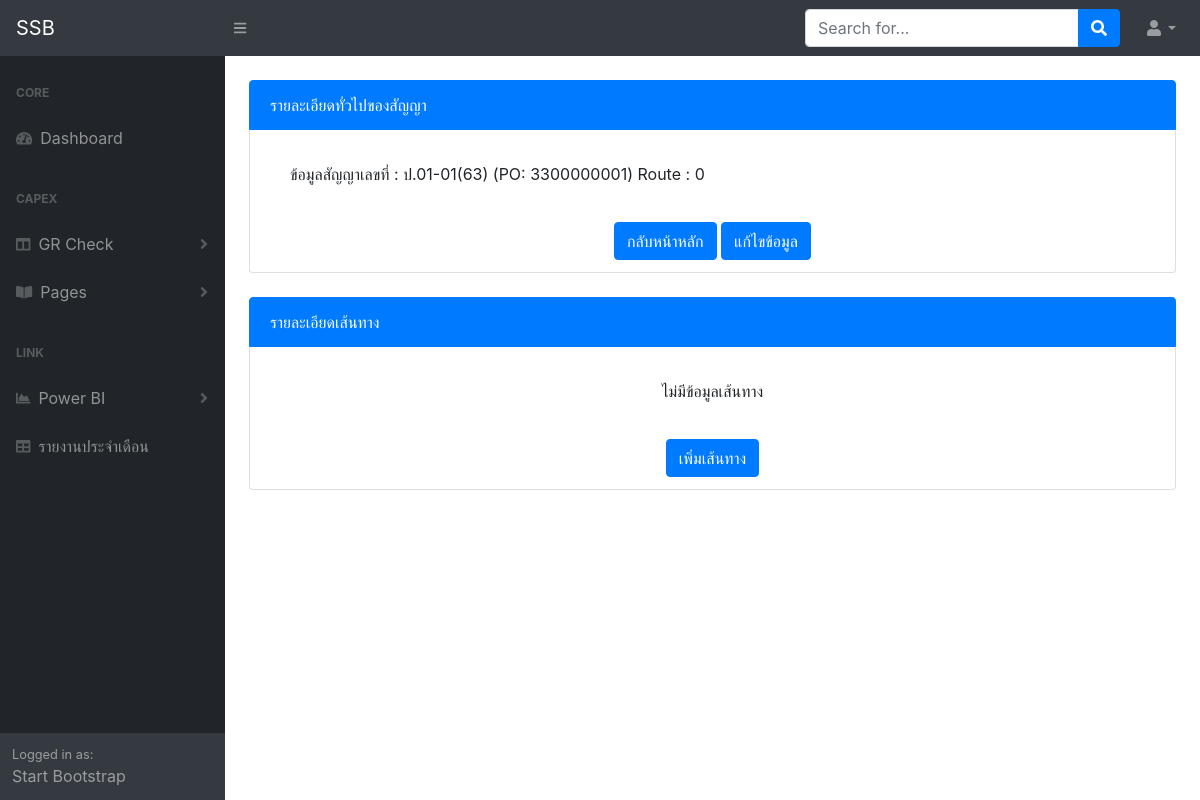
Before: /gr_chk/contract/2/ with the older database file.
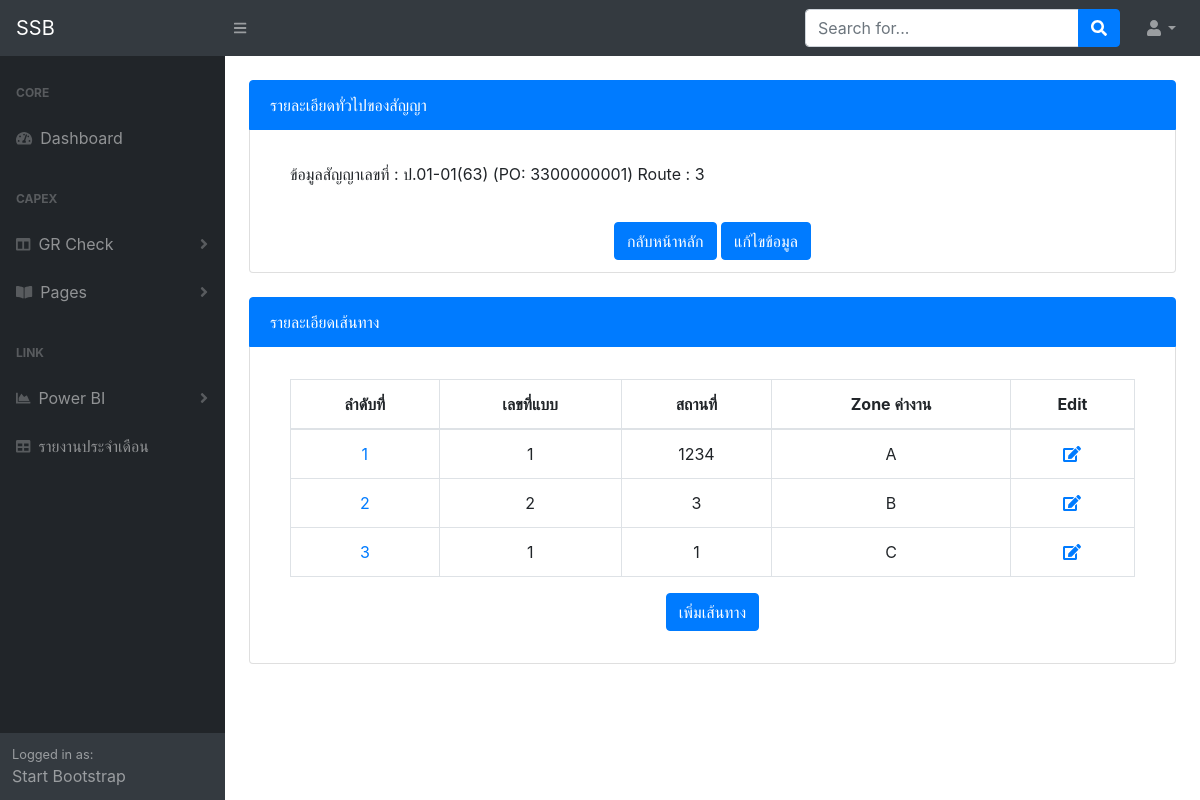
After: the same page with the newer database file.
### gr_chk/models.py (models this page shows, shortened)
class Contract(models.Model):
    contract_name = models.CharField('ชื่อสัญญา', max_length=50)
    po = models.CharField(max_length=10)
    def __str__(self):
        return self.contract_name

class Route(models.Model):
    contract = models.ForeignKey(Contract, on_delete=models.CASCADE, related_name='routes')
    def number():
        no = Route.objects.count()
        if no == None:
            return 1
        else:
            return no + 1
    route_order = models.IntegerField(default=number)
    plan_id = models.CharField('เลขที่แบบ', max_length=12)
    route_name = models.CharField('สถานที่', max_length=100)
    route_level = models.CharField(max_length=1)

### gr_chk/views.py (the view)
# urls.py: path('contract/<int:pk>/', views.contract_detail, name='contract_detail'),
def contract_detail(request, pk):
    contract = get_object_or_404(Contract, pk=pk)
    routes = Route.objects.filter(contract=contract)
    return render(request, 'gr_chk/contract_detail.html', {'contract': contract, 'routes':routes})

### gr_chk/templates/gr_chk/contract_detail.html (shortened to what this page needs)
{% extends 'accounts/new_base.html' %}
{% load static %}
{% block content %}
  <div class="container-fluid">
    <ul class="list-group">
      <li class="list-group-item active">รายละเอียดทั่วไปของสัญญา</li>
      <li class="list-group-item">
        <div class="card-body">
          <p>
            ข้อมูลสัญญาเลขที่ : {{contract}} (PO: {{contract.po}}) Route : {{ contract.routes.count }}
          </p>
        </div>
        <div class="text-center">
          <a class="btn btn-primary" href="/gr_chk" role="button">กลับหน้าหลัก</a>
          <a class="btn btn-primary" href="{% url 'contract_edit' pk=contract.pk %}" role="button">แก้ไขข้อมูล</a>
        </div>
      </li>
    </ul>
  </div>
<br>
  <div class="container-fluid">
    <ul class="list-group">
      <li class="list-group-item active">รายละเอียดเส้นทาง</li>
      <li class="list-group-item">
        <div class="card-body text-center">
          {% if contract.routes.count >= 1 %}
            <div class="table-responsive">
              <table class="table table-bordered table-hover" id="dataTable" width="80%" cellspacing="0">
                <thead>
                  <tr>
                    <th>ลำดับที่</th>
                    <th>เลขที่แบบ</th>
                    <th>สถานที่</th>
                    <th>Zone ค่างาน</th>
                    <th>Edit</th>
                  </tr>
                </thead>
                <tbody>
                  {% for route in contract.routes.all %}
                    <tr>
                      <td><a href="{% url 'contract_detail' pk=contract.pk %}">{{ route.route_order }}</a></td>
                      <td>{{ route.plan_id }}</td>
                      <td>{{ route.route_name }}</td>
                      <td>{{ route.route_level }}</td>
                      <th><a href="{% url 'route_edit' pk=route.pk %}"><i class="fas fa-edit"></i></a></th>
                    </tr>
                  {% endfor %}
              </table>
            {% else %}
              <p>ไม่มีข้อมูลเส้นทาง</p>
            {% endif %}
          </div>
          <div class="text-center">
            <a class="btn btn-primary" href="{% url 'route_add' pk=contract.pk %}" role="button">เพิ่มเส้นทาง</a>
          </div>
        </div>
      </li>
    </ul>
  </div>
{% endblock content %}

### accounts/templates/accounts/new_base.html (shortened to what this page needs)
{% load static %}
<!DOCTYPE html>
<html lang="en">
    <head>
        <link href="{% static 'accounts/css/styles.css' %}" rel="stylesheet" />
        <link href="https://cdn.datatables.net/1.10.20/css/dataTables.bootstrap4.min.css" rel="stylesheet" />
    </head>
    <body class="sb-nav-fixed">
        <nav class="sb-topnav navbar navbar-expand navbar-dark bg-dark">
            <a class="navbar-brand" href="/">SSB</a>
            <button class="btn btn-link btn-sm order-1 order-lg-0" id="sidebarToggle" href="#"><i class="fas fa-bars"></i></button>
            <form class="d-none d-md-inline-block form-inline ml-auto mr-0 mr-md-3 my-2 my-md-0">
                <div class="input-group">
                    <input class="form-control" type="text" placeholder="Search for..." aria-label="Search" aria-describedby="basic-addon2" />
                    <div class="input-group-append">
                        <button class="btn btn-primary" type="button"><i class="fas fa-search"></i></button>
                    </div>
                </div>
            </form>
            <ul class="navbar-nav ml-auto ml-md-0">
                <li class="nav-item dropdown">
                    <a class="nav-link dropdown-toggle" id="userDropdown" href="#" role="button" data-toggle="dropdown" aria-haspopup="true" aria-expanded="false"><i class="fas fa-user fa-fw"></i></a>
                </li>
            </ul>
        </nav>
        <div id="layoutSidenav">
            <div id="layoutSidenav_nav">
                <nav class="sb-sidenav accordion sb-sidenav-dark" id="sidenavAccordion">
                    <div class="sb-sidenav-menu">
                        <div class="nav">
                            <div class="sb-sidenav-menu-heading">Core</div>
                            <a class="nav-link" href="index.html">
                                <div class="sb-nav-link-icon"><i class="fas fa-tachometer-alt"></i></div>
                                Dashboard
                            </a>
                            <div class="sb-sidenav-menu-heading">CAPEX</div>
                            <a class="nav-link collapsed" href="#" data-toggle="collapse" data-target="#collapseLayouts" aria-expanded="false" aria-controls="collapseLayouts">
                                <div class="sb-nav-link-icon"><i class="fas fa-columns"></i></div>
                                GR Check
                                <div class="sb-sidenav-collapse-arrow"><i class="fas fa-angle-down"></i></div>
                            </a>
                            <a class="nav-link collapsed" href="#" data-toggle="collapse" data-target="#collapsePages" aria-expanded="false" aria-controls="collapsePages">
                                <div class="sb-nav-link-icon"><i class="fas fa-book-open"></i></div>
                                Pages
                                <div class="sb-sidenav-collapse-arrow"><i class="fas fa-angle-down"></i></div>
                            </a>
                            <div class="sb-sidenav-menu-heading">Link</div>
                            <a class="nav-link collapsed" href="#" data-toggle="collapse" data-target="#collapseLinks" aria-expanded="false" aria-controls="collapseLayouts">
                                <div class="sb-nav-link-icon"><i class="fas fa-chart-area"></i></div>
                                Power BI
                                <div class="sb-sidenav-collapse-arrow"><i class="fas fa-angle-down"></i></div>
                            </a>
                            <a class="nav-link" href="tables.html">
                                <div class="sb-nav-link-icon"><i class="fas fa-table"></i></div>
                                รายงานประจำเดือน
                            </a>
                        </div>
                    </div>
                    <div class="sb-sidenav-footer">
                        <div class="small">Logged in as: {{request.user.username }}</div>
                        Start Bootstrap
                    </div>
                </nav>
            </div>
            <div id="layoutSidenav_content">
                <main>
                  <br>
                  {% block content %}
                  {% endblock content %}
                </main>
            </div>
        </div>
    </body>
</html>

Changed rows visible on the page:
computed for Contract: routes.count "0" → "3"
added Route: route_order "1", plan_id "1", route_name "1234", route_level "A"
added Route: route_order "2", plan_id "2", route_name "3", route_level "B"
added Route: route_order "3", plan_id "1", route_name "1", route_level "C"
Other visible differences:
text no longer shown: "ไม่มีข้อมูลเส้นทาง"
text now shown: "ลำดับที่ เลขที่แบบ สถานที่ Zone ค่างาน Edit"
